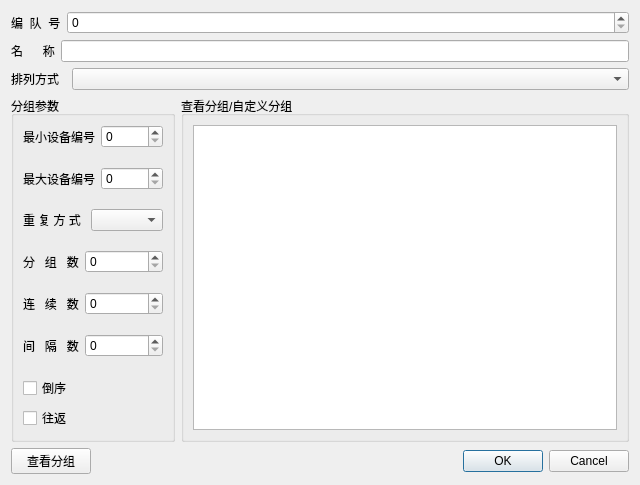
<?xml version="1.0" encoding="UTF-8"?>
<ui version="4.0">
 <class>QShowTeamsDialog</class>
 <widget class="QDialog" name="QShowTeamsDialog">
  <property name="geometry">
   <rect>
    <x>0</x>
    <y>0</y>
    <width>640</width>
    <height>485</height>
   </rect>
  </property>
  <property name="windowTitle">
   <string>表演编队设置</string>
  </property>
  <layout class="QHBoxLayout" name="horizontalLayout_5">
   <item>
    <layout class="QVBoxLayout" name="verticalLayout_2">
     <item>
      <layout class="QFormLayout" name="formLayout">
       <item row="0" column="0">
        <widget class="QLabel" name="label">
         <property name="text">
          <string>编  队  号</string>
         </property>
        </widget>
       </item>
       <item row="0" column="1">
        <widget class="QSpinBox" name="ID">
         <property name="maximum">
          <number>9999</number>
         </property>
        </widget>
       </item>
      </layout>
     </item>
     <item>
      <layout class="QFormLayout" name="formLayout_2">
       <item row="0" column="0">
        <widget class="QLabel" name="label_2">
         <property name="text">
          <string>名      称</string>
         </property>
        </widget>
       </item>
       <item row="0" column="1">
        <widget class="QLineEdit" name="name"/>
       </item>
      </layout>
     </item>
     <item>
      <layout class="QFormLayout" name="formLayout_3">
       <item row="0" column="0">
        <widget class="QLabel" name="label_4">
         <property name="text">
          <string>排列方式  </string>
         </property>
        </widget>
       </item>
       <item row="0" column="1">
        <widget class="QComboBox" name="rowType"/>
       </item>
      </layout>
     </item>
     <item>
      <layout class="QHBoxLayout" name="horizontalLayout_4">
       <item>
        <widget class="QGroupBox" name="groupBox">
         <property name="title">
          <string>分组参数</string>
         </property>
         <layout class="QHBoxLayout" name="horizontalLayout">
          <item>
           <layout class="QVBoxLayout" name="verticalLayout">
            <item>
             <layout class="QFormLayout" name="formLayout_4">
              <item row="0" column="0">
               <widget class="QLabel" name="label_5">
                <property name="text">
                 <string>最小设备编号</string>
                </property>
               </widget>
              </item>
              <item row="0" column="1">
               <widget class="QSpinBox" name="minNum">
                <property name="maximum">
                 <number>9999</number>
                </property>
               </widget>
              </item>
             </layout>
            </item>
            <item>
             <layout class="QFormLayout" name="formLayout_5">
              <item row="0" column="0">
               <widget class="QLabel" name="label_6">
                <property name="text">
                 <string>最大设备编号</string>
                </property>
               </widget>
              </item>
              <item row="0" column="1">
               <widget class="QSpinBox" name="maxNum">
                <property name="maximum">
                 <number>9999</number>
                </property>
               </widget>
              </item>
             </layout>
            </item>
            <item>
             <layout class="QFormLayout" name="formLayout_6">
              <item row="0" column="0">
               <widget class="QLabel" name="label_7">
                <property name="text">
                 <string>重 复 方 式 </string>
                </property>
               </widget>
              </item>
              <item row="0" column="1">
               <widget class="QComboBox" name="repeckType"/>
              </item>
             </layout>
            </item>
            <item>
             <layout class="QFormLayout" name="formLayout_7">
              <item row="0" column="0">
               <widget class="QLabel" name="label_8">
                <property name="text">
                 <string>分   组   数</string>
                </property>
               </widget>
              </item>
              <item row="0" column="1">
               <widget class="QSpinBox" name="arrayNum">
                <property name="maximum">
                 <number>9999</number>
                </property>
               </widget>
              </item>
             </layout>
            </item>
            <item>
             <layout class="QFormLayout" name="formLayout_8">
              <item row="0" column="0">
               <widget class="QLabel" name="label_9">
                <property name="text">
                 <string>连   续   数</string>
                </property>
               </widget>
              </item>
              <item row="0" column="1">
               <widget class="QSpinBox" name="continueNum">
                <property name="maximum">
                 <number>9999</number>
                </property>
               </widget>
              </item>
             </layout>
            </item>
            <item>
             <layout class="QFormLayout" name="formLayout_9">
              <item row="0" column="0">
               <widget class="QLabel" name="label_10">
                <property name="text">
                 <string>间   隔   数</string>
                </property>
               </widget>
              </item>
              <item row="0" column="1">
               <widget class="QSpinBox" name="blankNum">
                <property name="maximum">
                 <number>9999</number>
                </property>
               </widget>
              </item>
             </layout>
            </item>
            <item>
             <widget class="QCheckBox" name="reverse">
              <property name="text">
               <string>倒序</string>
              </property>
             </widget>
            </item>
            <item>
             <widget class="QCheckBox" name="round">
              <property name="text">
               <string>往返</string>
              </property>
             </widget>
            </item>
           </layout>
          </item>
         </layout>
        </widget>
       </item>
       <item>
        <widget class="QGroupBox" name="groupBox_2">
         <property name="title">
          <string>查看分组/自定义分组</string>
         </property>
         <layout class="QHBoxLayout" name="horizontalLayout_2">
          <item>
           <widget class="QTextEdit" name="arrays_list"/>
          </item>
         </layout>
        </widget>
       </item>
      </layout>
     </item>
     <item>
      <layout class="QHBoxLayout" name="horizontalLayout_3">
       <item>
        <widget class="QPushButton" name="find_array">
         <property name="text">
          <string>查看分组</string>
         </property>
        </widget>
       </item>
       <item>
        <widget class="QDialogButtonBox" name="push_button">
         <property name="orientation">
          <enum>Qt::Horizontal</enum>
         </property>
         <property name="standardButtons">
          <set>QDialogButtonBox::Cancel|QDialogButtonBox::Ok</set>
         </property>
        </widget>
       </item>
      </layout>
     </item>
    </layout>
   </item>
  </layout>
 </widget>
 <resources/>
 <connections>
  <connection>
   <sender>push_button</sender>
   <signal>accepted()</signal>
   <receiver>QShowTeamsDialog</receiver>
   <slot>accept()</slot>
   <hints>
    <hint type="sourcelabel">
     <x>248</x>
     <y>254</y>
    </hint>
    <hint type="destinationlabel">
     <x>157</x>
     <y>274</y>
    </hint>
   </hints>
  </connection>
  <connection>
   <sender>push_button</sender>
   <signal>rejected()</signal>
   <receiver>QShowTeamsDialog</receiver>
   <slot>reject()</slot>
   <hints>
    <hint type="sourcelabel">
     <x>316</x>
     <y>260</y>
    </hint>
    <hint type="destinationlabel">
     <x>286</x>
     <y>274</y>
    </hint>
   </hints>
  </connection>
 </connections>
</ui>
